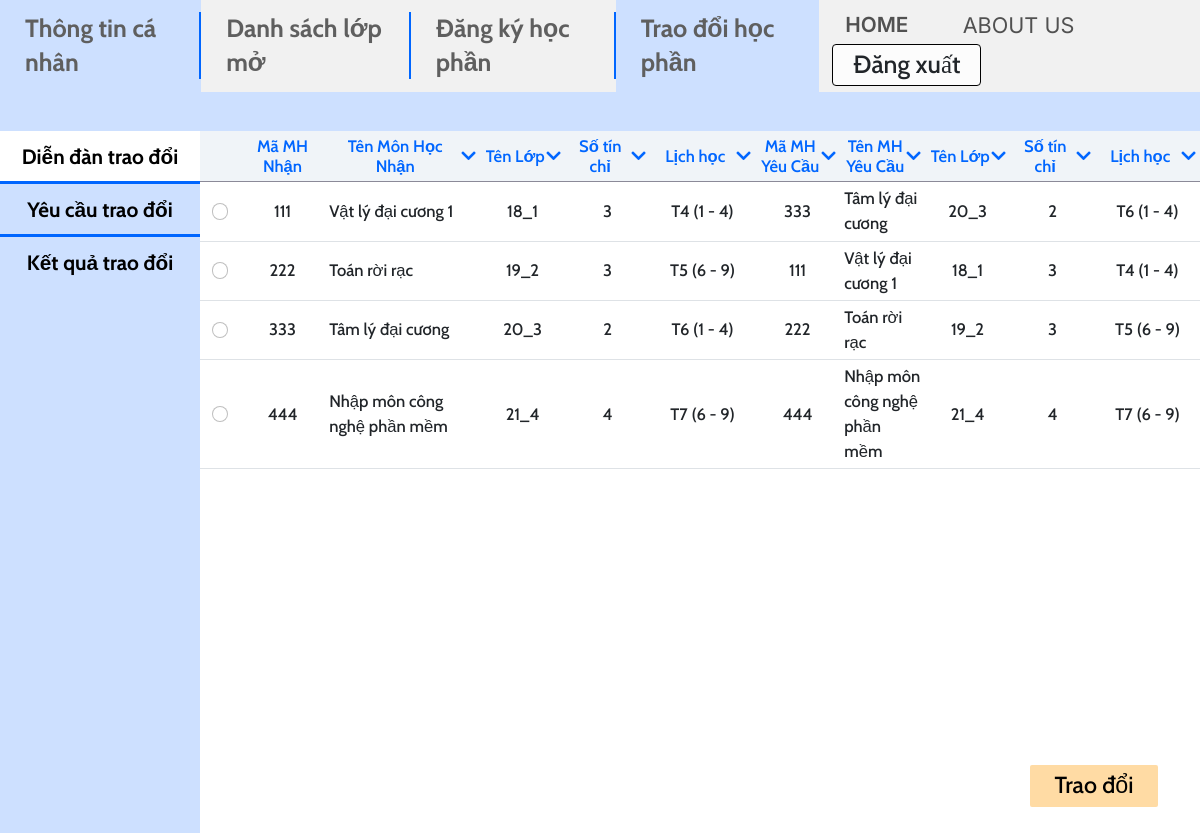
Before: /mvc/views/Exchange.php (signed in) with the older database file.
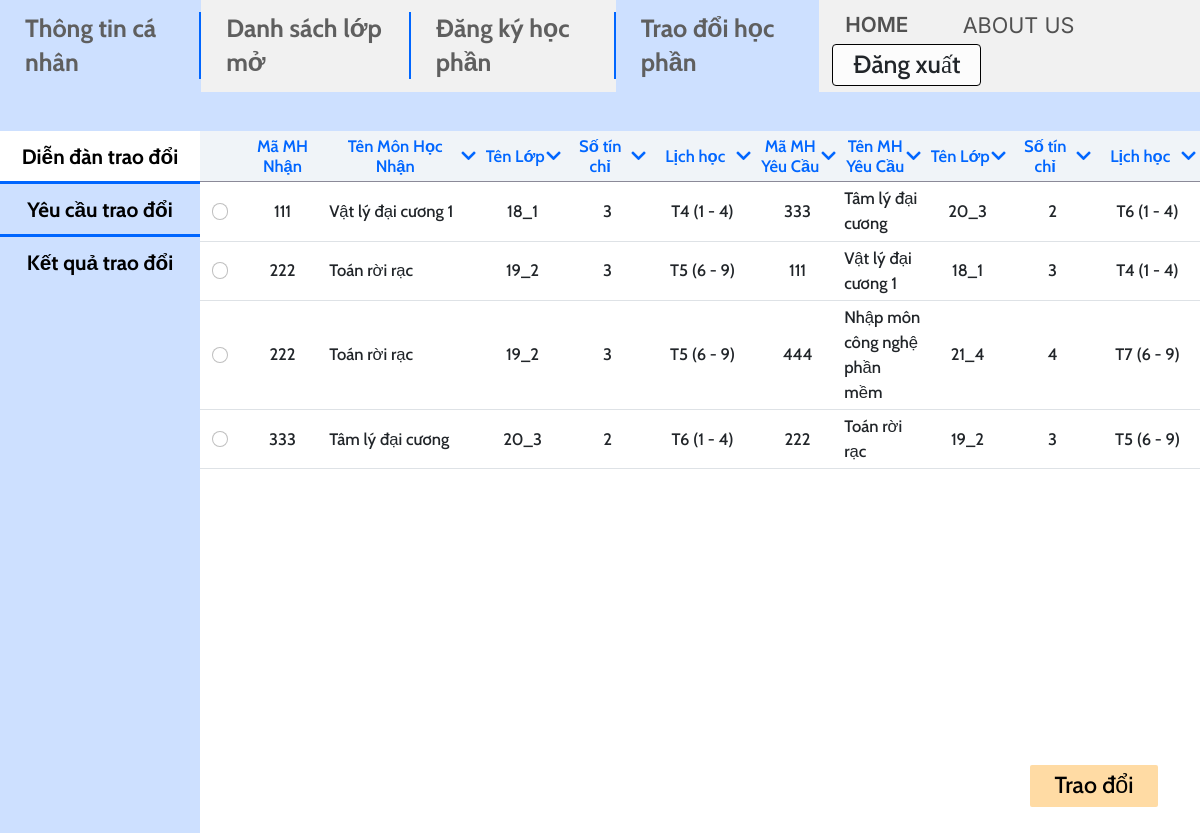
After: the same page with the newer database file.
### tables this page shows
CREATE TABLE `trade` (
  `trade_ID` int(11) NOT NULL,
  `period_id` int(11) NOT NULL,
  `course_id` int(11) NOT NULL,
  `student_id` int(11) NOT NULL,
  `target_course_id` int(11) NOT NULL,
  `student2_id` int(11) DEFAULT NULL,
  `state` int(11) DEFAULT NULL
);

CREATE TABLE `course` (
  `ID` int(11) NOT NULL,
  `name` varchar(100) NOT NULL,
  `credits` int(11) NOT NULL,
  `faculty` int(11) DEFAULT NULL
);

CREATE TABLE `class` (
  `ID` int(11) NOT NULL,
  `name` varchar(45) NOT NULL,
  `school_year` year(4) NOT NULL,
  `faculty` int(11) NOT NULL
);

CREATE TABLE `day` (
  `num` int(11) NOT NULL,
  `name` varchar(45) NOT NULL
);

CREATE TABLE `available_course_info` (
  `period_id` int(11) NOT NULL,
  `course_id` int(11) NOT NULL,
  `class_id` int(11) NOT NULL,
  `room` varchar(45) NOT NULL,
  `max_student` int(11) NOT NULL,
  `start_period` int(11) NOT NULL,
  `end_period` int(11) NOT NULL,
  `start_date` datetime DEFAULT NULL,
  `day` int(11) DEFAULT NULL
);

### mvc/views/Exchange.php (the view, shortened to what this page needs)
<?php
include "../config/db_connect.php";
$sql = "SELECT t.trade_id, t.student_id, co1.ID AS course1_id, co1.name AS course1_name, cl1.name AS class_name1, co1.credits AS course1_cre, d1.name AS day_name1, aci1.start_period AS course1_start, aci1.end_period AS course1_end,
        co2.ID AS course2_id, co2.name AS course2_name, cl2.name AS class_name2, co2.credits AS course2_cre, d2.name AS day_name2, aci2.start_period AS course2_start, aci2.end_period AS course2_end
FROM trade t INNER JOIN course co1 ON t.course_id = co1.ID
INNER JOIN available_course_info aci1 ON t.period_id = aci1.period_id AND t.course_id = aci1.course_id
INNER JOIN class cl1 ON cl1.ID = aci1.class_id
INNER JOIN day d1 on d1.num = aci1.day
INNER JOIN course co2 ON t.target_course_id = co2.ID
INNER JOIN available_course_info aci2 ON t.target_course_id = aci2.course_id
INNER JOIN class cl2 ON cl2.ID = aci2.class_id
INNER JOIN day d2 on d2.num = aci2.day";
$query = $conn->query($sql);
$query->setFetchMode(PDO::FETCH_ASSOC);
?>
<!DOCTYPE html>
<html lang="en">
<head>
  <link href="https://cdn.jsdelivr.net/npm/bootstrap@5.2.3/dist/css/bootstrap.min.css" rel="stylesheet" />
  <link rel="stylesheet" href="https://cdnjs.cloudflare.com/ajax/libs/font-awesome/5.15.3/css/all.min.css">
  <link rel="stylesheet" href="../../public/css/Exchange.css" />
</head>
<body>
  <div class="container-fluid" style="padding: 0 !important">
    <div id="rectangle" style="width:100%; height:4.8rem; background-color: #CDE0FF"></div>
    <div class="row h-100" style="margin: 0!important">
      <div class="col-2 bg-primary pane">
        <div class="list-group-flush">
          <a href="./Exchange.php" class="list-group-item list-group-item-action left-exchange">Diễn đàn trao đổi</a>
          <a href="./Demand.php" class="list-group-item list-group-item-action left-demand">Yêu cầu trao đổi</a>
          <a href="./ExchangeResult.php" class="list-group-item list-group-item-action left-result">Kết quả trao đổi</a>
        </div>
      </div>
      <div class="col-10" style="padding: 0px !important">
        <form action="../controllers/trade.php" class="demand" method="post">
          <div class="table-responsive" style="min-width: 700px; height: calc(100vh - 22rem)">
            <table class="table table-responsive table-hover">
              <thead style="background-color: #F0F4F8; border-bottom: 1px solid #8B8A98;">
                <tr>
                  <th style="width: 4%"></th>
                  <th style="width: 8.5%">Mã MH<br>Nhận</th>
                  <th style="width: 15.5%">
                    <div style="display:flex; align-items:center; justify-content: center">
                      <div style="margin-left: 0;">Tên Môn Học Nhận</div>
                      <div style="margin-left: auto"><i class="fa fa-chevron-down"></i></div>
                    </div>
                  </th>
                  <th style="width: 8.5%">
                    <div style="display:flex; align-items:center; justify-content: center">
                      <div style="margin-left: auto">Tên Lớp</div>
                      <div style="margin-left: auto"><i class="fa fa-chevron-down"></i></div>
                    </div>
                  </th>
                  <th style="width: 8.5%">
                    <div style="display:flex; align-items:center; justify-content: center">
                      <div style="margin-left: auto">Số tín chỉ</div>
                      <div style="margin-left: auto"><i class="fa fa-chevron-down"></i></div>
                    </div>
                  </th>
                  <th style="width: 10.5%">
                    <div style="display:flex; align-items:center; justify-content: center">
                      <div style="margin-left: auto">Lịch học</div>
                      <div style="margin-left: auto"><i class="fa fa-chevron-down"></i></div>
                    </div>
                  </th>
                  <th style="width: 8.5%">
                    <div style="display: flex; align-items: center; justify-content: center">
                      <div style="margin-left: auto">Mã MH<br>Yêu Cầu</div>
                      <div style="margin-left: auto"><i class="fa fa-chevron-down"></i></div>
                    </div>
                  </th>
                  <th style="width: 8.5%">
                    <div style="display:flex; align-items:center; justify-content: center">
                      <div style="margin-left: auto">Tên MH<br>Yêu Cầu</div>
                      <div style="margin-left: auto"><i class="fa fa-chevron-down"></i></div>
                    </div>
                  </th>
                  <th style="width: 8.5%">
                    <div style="display:flex; align-items:center; justify-content: center">
                      <div style="margin-left: auto">Tên Lớp</div>
                      <div style="margin-left: auto"><i class="fa fa-chevron-down"></i></div>
                    </div>
                  </th>
                  <th style="width: 8.5%">
                    <div style="display:flex; align-items:center; justify-content: center">
                      <div style="margin-left: auto">Số tín chỉ</div>
                      <div style="margin-left: auto"><i class="fa fa-chevron-down"></i></div>
                    </div>
                  </th>
                  <th style="width: 10.5%">
                    <div style="display:flex; align-items:center; justify-content: center">
                      <div style="margin-left: auto">Lịch học</div>
                      <div style="margin-left: auto"><i class="fa fa-chevron-down"></i></div>
                    </div>
                  </th>
                </tr>
              </thead>
              <tbody>
                <?php
                while ($row = $query->fetch()) { ?>
                  <tr>
                    <td><input class="form-check-input" type="radio" name="select-demand" value="<?php echo $row['trade_id']; ?>"></td>
                    <td><?php echo $row['course2_id']; ?></td>
                    <td style="text-align: left">
                      <?php echo $row['course2_name']; ?></td>
                    <td><?php echo $row['class_name2']; ?></td>
                    <td><?php echo $row['course2_cre']; ?></td>
                    <td><?php echo $row['day_name2'] . ' (' . $row['course2_start'] . ' - ' . $row['course2_end'] . ')'; ?></td>
                    <td><?php echo $row['course1_id']; ?></td>
                    <td style="text-align: left">
                      <?php echo $row['course1_name']; ?></td>
                    <td><?php echo $row['class_name1']; ?></td>
                    <td><?php echo $row['course1_cre']; ?></td>
                    <td><?php echo $row['day_name1'] . ' (' . $row['course1_start'] . ' - ' . $row['course1_end'] . ')'; ?></td>
                  </tr>
                <?php } ?>
              </tbody>
            </table>
          </div>
          <button type="submit" name="trade" class="btn-trade">Trao đổi</button>
        </form>
      </div>
    </div>
  </div>
</body>
</html>

### public/css/Exchange.css (style rules this page uses)
.left-exchange { border: none !important; background-color: white; }
.left-exchange { border: none !important; }
.list-group-item { font-weight: 700; font-size: 2.5rem; line-height: 4rem; padding: 1rem 0 !important; text-align: center; color: black !important; border-top: 1px solid #0066FF; }
.btn-trade { position: block; vertical-align: bottom; float: right; margin-top: 2rem; margin-right: 5rem; text-align: center; font-weight: 500; font-size: 2.8rem; line-height: 3rem; padding: 1rem 3rem; color: black; border: none; background-color: #FFDBA4; border-radius: 2px; }
.pane { min-height: calc(100vh - 11.8rem); padding: 0 !important; }
th { font-weight: 600; font-size: 2rem; line-height: 2.5rem; color: #0066FF; }
thead { position: sticky; position: -webkit-sticky; top: 0; background-color: #F0F4F8; z-index: 999; border-top: none !important; border-bottom: none !important; box-shadow: inset 0 -1px 0 #8B8A98; padding: 2px 0; }
table tbody:nth-of-type(1) tr:nth-of-type(1) td { border-top: none !important; }
td { padding: 1rem 0; }
tr { vertical-align: middle; text-align: center; font-weight: 500; font-size: 2rem; }
.bg-secondary { background-color: #F1F1F1 !important; }
.bg-primary { background-color: #CDE0FF !important; }
body { font-family: 'Cabin', sans-serif; height: 100vh; }
@media screen and (max-width: 2399px) { html { font-size: 62.5% !important; } }
@media screen and (max-width: 1699px) { html { font-size: 52% !important; } }

### mvc/views/Exchange.php (style rules this page uses)
.nav-item.exchange { background-color: #cde0ff !important; }

Changed rows visible on the page:
changed trade "Nhập môn công nghệ phần mềm": target_course.ID "444" → "222"; target_course.name "Nhập môn công nghệ phần mềm" → "Toán rời rạc"; class.name "21_4" → "19_2"; target_course.credits "4" → "3"; day.name "T7" → "T5"; moves up the list
